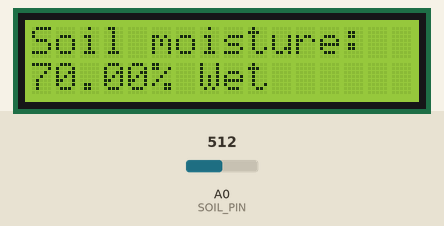
This sketch was run on a simulated Arduino Uno, built with avr-gcc and run on an emulated ATmega328P. On the bench: 16×2 character LCD. Inputs (shaded band) come from the test bench; at power-on: A0 (SOIL_PIN) = 512. Not simulated (calls return 0 or success): arduino_secrets.h; what the sketch prints to the serial monitor is not drawn.

Above: at 3.2 s.
3.3 s: A0 (SOIL_PIN) set to 583
At 5.0 s:
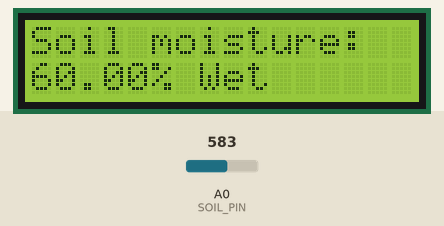
6.0 s: A0 (SOIL_PIN) set to 602
At 6.6 s:
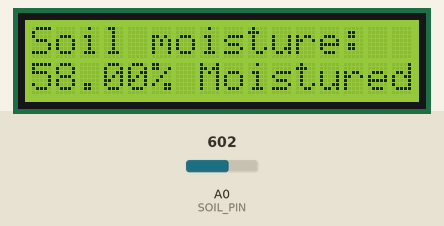
8.7 s: A0 (SOIL_PIN) set to 799
At 10.9 s:
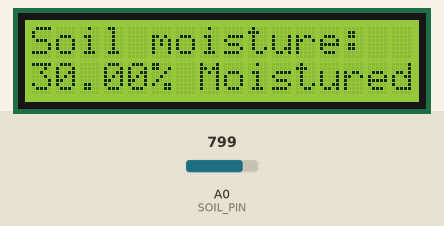
11.7 s: A0 (SOIL_PIN) set to 824
At 13.4 s:
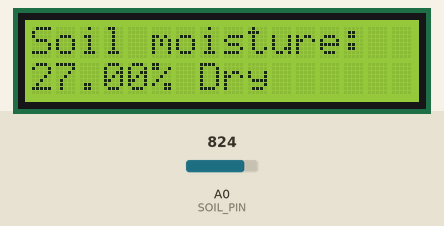
14.4 s: A0 (SOIL_PIN) set to 511
At 17.3 s:
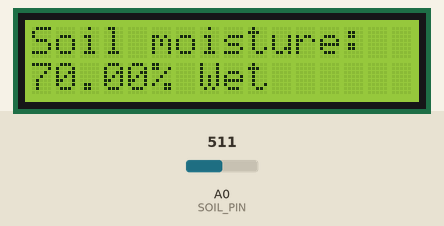
Timing chart, 0 to 18.8 s (numbered marks = the images above; inputs shaded):
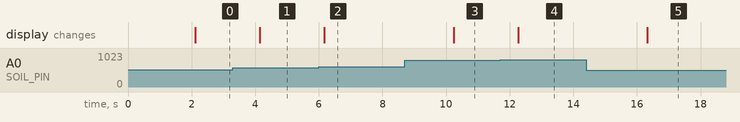

Measured:
- the behaviour switches between 589 and 590 on A0 (SOIL_PIN) (found by bisection; images 1 and 2)
- the behaviour switches between 806 and 807 on A0 (SOIL_PIN) (found by bisection; images 3 and 4)
- after the input at 3.3 s, the display: changes after 0.84 s (image 1)
- after the input at 6.0 s, the display: changes after 0.17 s (image 2)
- after the input at 8.7 s, the display: changes after 1.5 s (image 3)
- after the input at 11.7 s, the display: changes after 0.57 s (image 4)
- after the input at 14.4 s, the display: changes after 1.9 s (image 5)

The sketch:

374.ino
```cpp
#include "arduino_secrets.h"

/*
 * This file is part of 374_noit_Hidroanalizator.
 *
 * Copyright (C) 2025 Kristiyan_V.
 *
 * This program is free software: you can redistribute it and/or modify
 * it under the terms of the GNU General Public License as published by
 * the Free Software Foundation, either version 3 of the License, or
 * (at your option) any later version.
 *
 * This program is distributed in the hope that it will be useful,
 * but WITHOUT ANY WARRANTY; without even the implied warranty of
 * MERCHANTABILITY or FITNESS FOR A PARTICULAR PURPOSE. See the
 * GNU General Public License for more details.
 *
 * You should have received a copy of the GNU General Public License
 * along with this program. If not, see <https://www.gnu.org/licenses/>.
 */

#include <Wire.h>
#include <LiquidCrystal_I2C.h>
#include <DHT.h>

#define DHTPIN 2
#define DHTTYPE DHT11
#define SOIL_PIN A0

DHT dht(DHTPIN, DHTTYPE);
LiquidCrystal_I2C lcd(0x27, 16, 2);

void setup() {
    Serial.begin(9600);
    dht.begin();

    lcd.init();
    lcd.backlight();

    lcd.setCursor(0, 0);
    lcd.print("Initializing...");
    delay(2000);
    lcd.clear();
}

void loop() {
    static unsigned long lastSerialPrint = 0;
    unsigned long currentMillis = millis();


    int soilValue = analogRead(SOIL_PIN);
    float soilMoisturePercent = map(soilValue, 1023, 300, 0, 100);
    if (soilMoisturePercent < 0) soilMoisturePercent = 0;
    if (soilMoisturePercent > 100) soilMoisturePercent = 100;


    String soilStatus;
    if (soilMoisturePercent < 30) {
        soilStatus = "Dry";
    } else if (soilMoisturePercent < 60) {
        soilStatus = "Moistured";
    } else {
        soilStatus = "Wet";
    }


    if (currentMillis - lastSerialPrint >= 1000) {
        lastSerialPrint = currentMillis;
        Serial.print("Soil moisture %: ");
        Serial.print(soilMoisturePercent);
        Serial.println("%");
        Serial.print("Soil moisture: ");
        Serial.println(soilStatus);
    }


    lcd.clear();
    lcd.setCursor(0, 0);
    lcd.print("Soil moisture:");
    lcd.setCursor(0, 1);
    lcd.print(soilMoisturePercent);
    lcd.print("% ");
    lcd.print(soilStatus);

    delay(2000);
}
```
